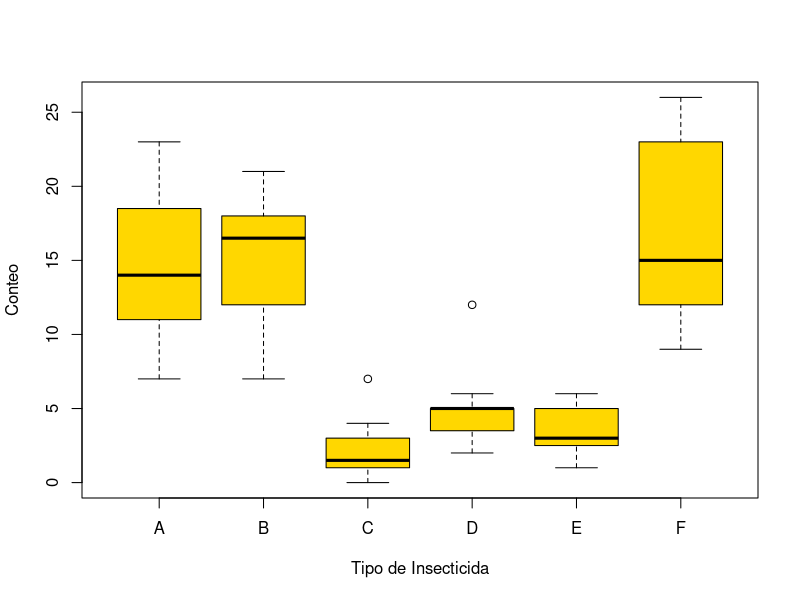

Source code (R):
# 26/10/2022
# Examen II



data("InsectSprays")
head(InsectSprays)


boxplot(InsectSprays$count ~ InsectSprays$spray,
        xlab = "Tipo de Insecticida",
        ylab = "Conteo",
        col = "Gold")

tapply(InsectSprays$count, InsectSprays$spray, mean)

tapply(InsectSprays$count, InsectSprays$spray, median)

tapply(InsectSprays$count, InsectSprays$spray, sd)

tapply(InsectSprays$count, InsectSprays$spray, var)

tapply(InsectSprays$count, InsectSprays$spray, length)


par.aov <- aov(InsectSprays$count ~ InsectSprays$spray)
summary(par.aov)


TukeyHSD(par.aov)

















